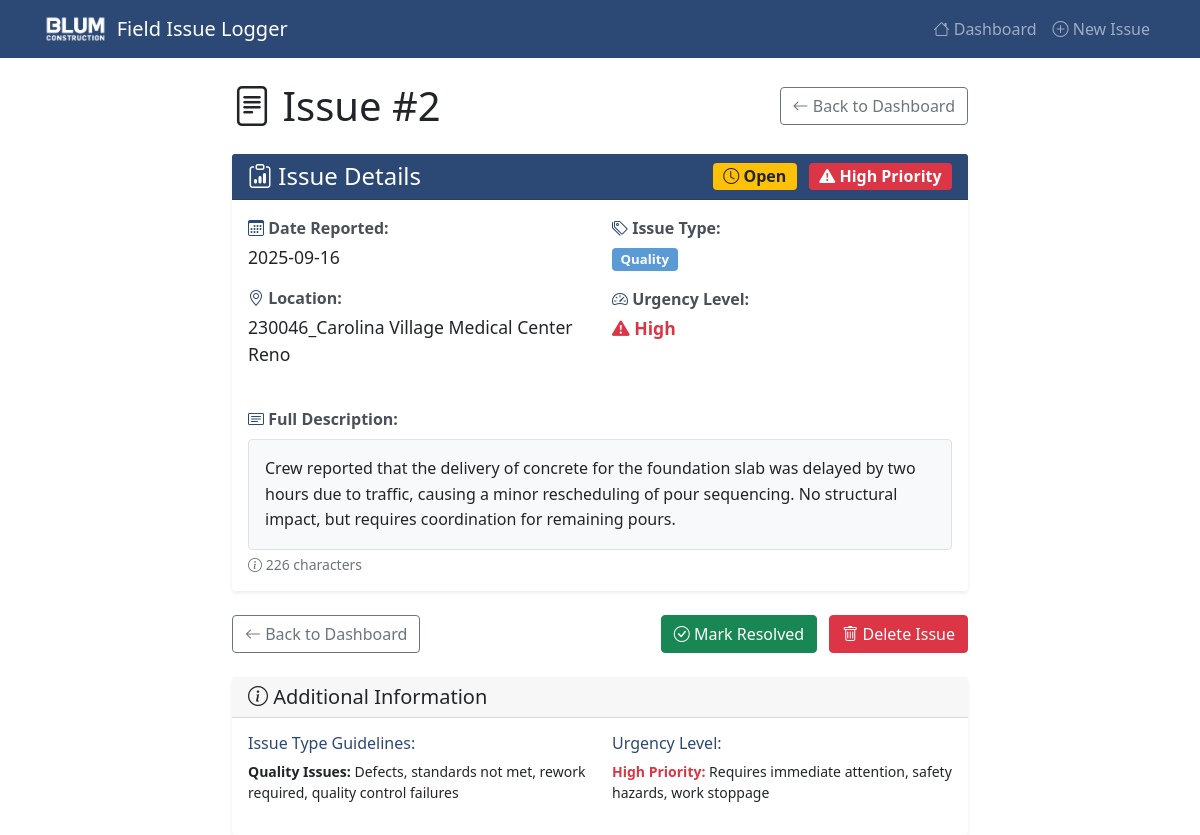
Page /view/2 on the committed database.
### tables this page shows
CREATE TABLE issues (
            id INTEGER PRIMARY KEY AUTOINCREMENT,
            date TEXT NOT NULL,
            location TEXT NOT NULL,
            issue_type TEXT NOT NULL,
            description TEXT NOT NULL,
            urgency TEXT NOT NULL
        , resolved INTEGER DEFAULT 0);

### app.py (the view)
@app.route('/view/<int:issue_id>')
def view_issue(issue_id):
    try:
        conn = get_db_connection()
        issue = conn.execute("SELECT * FROM issues WHERE id = ?", (issue_id,)).fetchone()
        if not issue:
            flash('Issue not found!', 'error')
            conn.close()
            return redirect(url_for('dashboard'))
        conn.close()
        return render_template('view_issue.html', issue=issue)
    except Exception as e:
        flash(f'Error loading issue: {str(e)}', 'error')
        return redirect(url_for('dashboard'))

### app.py (called while the page is built)
def get_db_connection():
    conn = sqlite3.connect(DATABASE)
    conn.row_factory = sqlite3.Row  # This allows us to access columns by name
    return conn

### templates/view_issue.html (shortened to what this page needs)
{% extends "base.html" %}
{% block content %}
<div class="row justify-content-center">
    <div class="col-lg-8">
        <div class="d-flex justify-content-between align-items-center mb-4">
            <h1 class="mb-0">
                <i class="bi bi-file-text"></i> Issue #{{ issue.id }}
            </h1>
            <div>
                <a href="{{ url_for('dashboard') }}" class="btn btn-outline-secondary">
                    <i class="bi bi-arrow-left"></i> Back to Dashboard
                </a>
            </div>
        </div>
        <div class="card shadow-sm">
            <div class="card-header bg-primary text-white">
                <div class="row align-items-center">
                    <div class="col">
                        <h4 class="card-title mb-0">
                            <i class="bi bi-clipboard-data"></i> Issue Details
                        </h4>
                    </div>
                    <div class="col-auto">
                        {% if issue.resolved %}
                            <span class="badge bg-success fs-6 me-2">
                                <i class="bi bi-check-circle-fill"></i> Resolved
                            </span>
                        {% else %}
                            <span class="badge bg-warning text-dark fs-6 me-2">
                                <i class="bi bi-clock"></i> Open
                            </span>
                        {% endif %}
                        <span class="badge {% if issue.urgency == 'High' %}bg-danger{% elif issue.urgency == 'Medium' %}bg-warning text-dark{% else %}bg-secondary{% endif %} fs-6">
                            {% if issue.urgency == 'High' %}
                                <i class="bi bi-exclamation-triangle-fill"></i>
                            {% elif issue.urgency == 'Medium' %}
                                <i class="bi bi-exclamation-circle-fill"></i>
                            {% else %}
                                <i class="bi bi-info-circle-fill"></i>
                            {% endif %}
                            {{ issue.urgency }} Priority
                        </span>
                    </div>
                </div>
            </div>
            <div class="card-body">
                <div class="row mb-4">
                    <div class="col-md-6">
                        <div class="info-item mb-3">
                            <label class="info-label">
                                <i class="bi bi-calendar3 text-primary"></i> <strong>Date Reported:</strong>
                            </label>
                            <p class="info-value">{{ issue.date }}</p>
                        </div>
                        <div class="info-item mb-3">
                            <label class="info-label">
                                <i class="bi bi-geo-alt text-primary"></i> <strong>Location:</strong>
                            </label>
                            <p class="info-value">{{ issue.location }}</p>
                        </div>
                    </div>
                    <div class="col-md-6">
                        <div class="info-item mb-3">
                            <label class="info-label">
                                <i class="bi bi-tags text-primary"></i> <strong>Issue Type:</strong>
                            </label>
                            <p class="info-value">
                                <span class="badge bg-info">{{ issue.issue_type }}</span>
                            </p>
                        </div>
                        <div class="info-item mb-3">
                            <label class="info-label">
                                <i class="bi bi-speedometer2 text-primary"></i> <strong>Urgency Level:</strong>
                            </label>
                            <p class="info-value">
                                <span class="urgency-{{ issue.urgency.lower() }}">
                                    {% if issue.urgency == 'High' %}
                                        <i class="bi bi-exclamation-triangle-fill"></i>
                                    {% elif issue.urgency == 'Medium' %}
                                        <i class="bi bi-exclamation-circle-fill"></i>
                                    {% else %}
                                        <i class="bi bi-info-circle-fill"></i>
                                    {% endif %}
                                    {{ issue.urgency }}
                                </span>
                            </p>
                        </div>
                    </div>
                </div>
                <div class="description-section">
                    <label class="info-label mb-2">
                        <i class="bi bi-card-text text-primary"></i> <strong>Full Description:</strong>
                    </label>
                    <div class="description-content p-3 bg-light rounded border">
                        <p class="mb-0" style="white-space: pre-wrap; line-height: 1.6;">{{ issue.description }}</p>
                    </div>
                    <small class="text-muted mt-1 d-block">
                        <i class="bi bi-info-circle"></i> {{ issue.description|length }} characters
                    </small>
                </div>
            </div>
        </div>
        <div class="row mt-4">
            <div class="col-12">
                <div class="d-flex justify-content-between">
                    <a href="{{ url_for('dashboard') }}" class="btn btn-outline-secondary">
                        <i class="bi bi-arrow-left"></i> Back to Dashboard
                    </a>
                    <div>
                        <form method="POST" action="{{ url_for('toggle_resolved', issue_id=issue.id) }}"
                              style="display: inline;"
                              title="{% if issue.resolved %}Mark as open{% else %}Mark as resolved{% endif %}">
                            {% if issue.resolved %}
                                <button type="submit" class="btn btn-warning me-2">
                                    <i class="bi bi-arrow-counterclockwise"></i> Reopen Issue
                                </button>
                            {% else %}
                                <button type="submit" class="btn btn-success me-2">
                                    <i class="bi bi-check-circle"></i> Mark Resolved
                                </button>
                            {% endif %}
                        </form>
                        <form method="POST" action="{{ url_for('delete_issue', issue_id=issue.id) }}"
                              style="display: inline;"
                              onsubmit="return confirmDeleteFromView({{ issue.id }}, '{{ issue.location }}', '{{ issue.issue_type }}')">
                            <button type="submit" class="btn btn-danger">
                                <i class="bi bi-trash"></i> Delete Issue
                            </button>
                        </form>
                    </div>
                </div>
            </div>
        </div>
        <div class="card mt-4">
            <div class="card-header">
                <h5 class="mb-0">
                    <i class="bi bi-info-circle"></i> Additional Information
                </h5>
            </div>
            <div class="card-body">
                <div class="row">
                    <div class="col-md-6">
                        <h6 class="text-primary">Issue Type Guidelines:</h6>
                        <ul class="list-unstyled small">
                            {% if issue.issue_type == 'Safety' %}
                                <li><strong>Safety Issues:</strong> Hazards, unsafe conditions, potential for accidents or injury</li>
                            {% elif issue.issue_type == 'Quality' %}
                                <li><strong>Quality Issues:</strong> Defects, standards not met, rework required, quality control failures</li>
                            {% elif issue.issue_type == 'Access' %}
                                <li><strong>Access Issues:</strong> Blocked areas, missing keys, entry problems, restricted access</li>
                            {% elif issue.issue_type == 'Coordination' %}
                                <li><strong>Coordination Issues:</strong> Communication problems, scheduling conflicts, team coordination</li>
                            {% else %}
                                <li><strong>Other Issues:</strong> Issues that don't fit into the standard categories</li>
                            {% endif %}
                        </ul>
                    </div>
                    <div class="col-md-6">
                        <h6 class="text-primary">Urgency Level:</h6>
                        <ul class="list-unstyled small">
                            {% if issue.urgency == 'High' %}
                                <li><span class="text-danger"><strong>High Priority:</strong></span> Requires immediate attention, safety hazards, work stoppage</li>
                            {% elif issue.urgency == 'Medium' %}
                                <li><span class="text-warning"><strong>Medium Priority:</strong></span> Should be addressed within a few days, quality issues, potential delays</li>
                            {% else %}
                                <li><span class="text-success"><strong>Low Priority:</strong></span> Can be addressed in scheduled maintenance, minor issues</li>
                            {% endif %}
                        </ul>
                    </div>
                </div>
            </div>
        </div>
    </div>
</div>
{% endblock %}

### templates/base.html (style rules this page uses)
:root { --edg-navy: #2c4875; --edg-blue: #5b9bd5; --edg-gray: #c5c5aa; --edg-light: #f8f9fa; --edg-white: #ffffff; --edg-danger: #dc3545; --edg-warning: #fd7e14; --edg-success: #198754; }
.bg-primary { background-color: var(--edg-navy) !important; }
.text-primary { color: var(--edg-navy) !important; }
.bg-info { background-color: var(--edg-blue) !important; }
.urgency-high { color: var(--edg-danger); font-weight: bold; }
.badge.bg-info { background-color: var(--edg-blue) !important; }

### templates/view_issue.html (style rules this page uses)
.info-item { margin-bottom: 1rem; }
.info-label { display: block; margin-bottom: 0.25rem; color: #495057; }
.info-value { margin-bottom: 0; font-size: 1.1rem; }
.description-content { max-height: none; overflow: visible; }
.urgency-high { color: #dc3545; font-weight: bold; }
.card { border: none; box-shadow: 0 0.125rem 0.25rem rgba(0, 0, 0, 0.075); }
.card-header { border-bottom: 1px solid rgba(0, 0, 0, 0.125); }

### rows in the picture
issues: id "2", urgency "High", date "2025-09-16", location "230046_Carolina Village Medical Center Reno", issue_type "Quality", description "Crew reported that the delivery of concrete for the foundation slab was delayed by two hours due to traffic, causing a minor rescheduling of pour sequencing. No structural impact, but requires coordination for remaining pours."

### other values in the picture
{{ issue.description|length }} "226"
